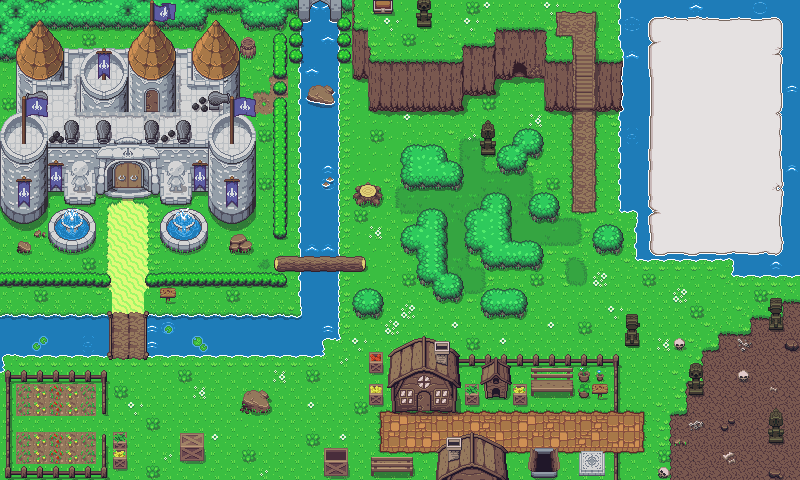

A level layout from a 2D game, rendered from its tile map. Below: a short description, then the map file with tile-grid data replaced by summaries:
An orthogonal 50x30 tile map with 16x16 px tiles, 7 tile layers (Ground, Layer 2, River, Layer 3, ...), 5 tilesets.

<map version="1.4" tiledversion="1.4.2" orientation="orthogonal" renderorder="right-down" width="50" height="30" tilewidth="16" tileheight="16" infinite="0" nextlayerid="9" nextobjectid="1">
 <tileset firstgid="1" source="Overworld.tsx" />
 <tileset firstgid="1441" source="Characters.tsx" />
 <tileset firstgid="1537" source="Objects.tsx" />
 <tileset firstgid="2197" source="cave.tsx" />
 <tileset firstgid="3197" source="font.tsx" />
 <layer id="1" name="Ground" width="50" height="30">
  <data>[1500 cells, 1495 non-empty, 44 distinct tile ids]</data>
 </layer>
 <layer id="2" name="Layer 2" width="50" height="30">
  <data>[1500 cells, 507 non-empty, 113 distinct tile ids]</data>
 </layer>
 <layer id="6" name="River" width="50" height="30">
  <data>[1500 cells, 568 non-empty, 124 distinct tile ids]</data>
 </layer>
 <layer id="3" name="Layer 3" width="50" height="30">
  <data>[1500 cells, 299 non-empty, 125 distinct tile ids]</data>
 </layer>
 <layer id="4" name="Layer 4" width="50" height="30">
  <data>[1500 cells, 147 non-empty, 88 distinct tile ids]</data>
 </layer>
 <layer id="5" name="Layer 5" width="50" height="30">
  <data>[1500 cells, 44 non-empty, 20 distinct tile ids]</data>
 </layer>
 <layer id="8" name="Enemy Side" width="50" height="30">
  <data>[1500 cells, 154 non-empty, 93 distinct tile ids]</data>
 </layer>
</map>
